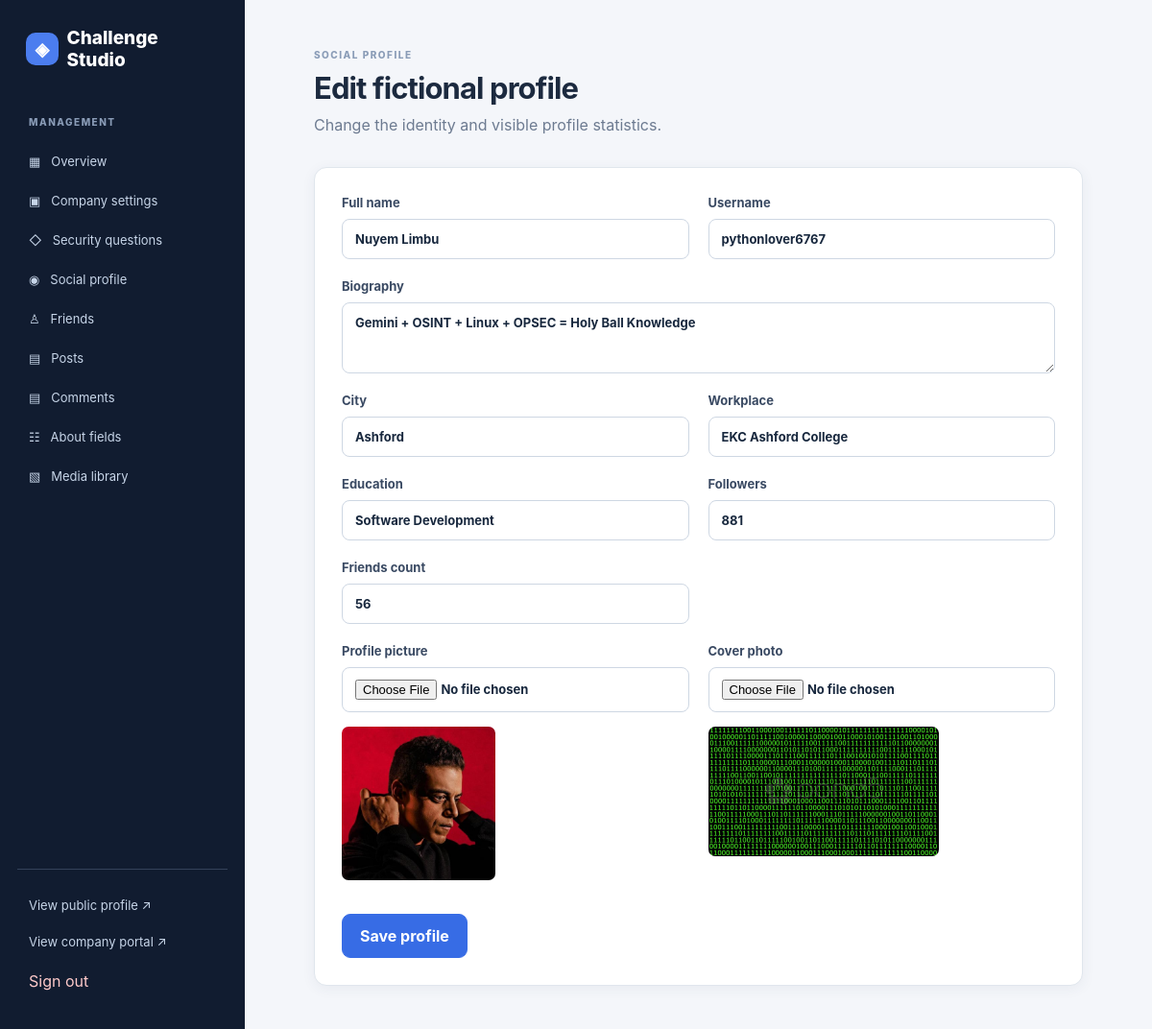
Screenshot of /admin/profile (signed in) with the database file from the repository.
### models.py (models this page shows)
class Profile(db.Model):
    id = db.Column(db.Integer, primary_key=True)
    name = db.Column(db.String(120), default='Nuyem Limbu')
    username = db.Column(db.String(80), default='nuyem.limbu')
    bio = db.Column(db.Text, default='Collecting little moments, one day at a time.')
    city = db.Column(db.String(150), default='')
    workplace = db.Column(db.String(150), default='')
    education = db.Column(db.String(150), default='')
    profile_image = db.Column(db.String(255), default='')
    cover_image = db.Column(db.String(255), default='')
    followers = db.Column(db.Integer, default=0)
    friends_count = db.Column(db.Integer, default=0)

### admin/routes.py (the view, shortened to what this page needs)
@bp.route('/profile', methods=['GET', 'POST'])
@login_required
def profile():
    item = Profile.query.first()
    return render_template('admin/profile.html', profile=item)

### templates/admin/profile.html
{% extends 'admin/base.html' %}{% block title %}Social profile{% endblock %}{% block content %}<div class="page-header"><div><span class="overline">SOCIAL PROFILE</span><h1>Edit fictional profile</h1><p>Change the identity and visible profile statistics.</p></div></div><section class="panel"><form method="post" enctype="multipart/form-data"><input type="hidden" name="_csrf_token" value="{{ csrf_token }}"><div class="two-col"><label>Full name<input name="name" value="{{ profile.name }}" required></label><label>Username<input name="username" value="{{ profile.username }}"></label></div><label>Biography<textarea name="bio" rows="3">{{ profile.bio }}</textarea></label><div class="two-col"><label>City<input name="city" value="{{ profile.city }}"></label><label>Workplace<input name="workplace" value="{{ profile.workplace }}"></label><label>Education<input name="education" value="{{ profile.education }}"></label><label>Followers<input name="followers" type="number" min="0" value="{{ profile.followers }}"></label><label>Friends count<input name="friends_count" type="number" min="0" value="{{ profile.friends_count }}"></label></div><div class="two-col"><label>Profile picture<input type="file" name="profile_image" accept="image/*">{% if profile.profile_image %}<img class="preview" src="{{ url_for('admin.media',filename=profile.profile_image) }}" alt="Profile picture">{% endif %}</label><label>Cover photo<input type="file" name="cover_image" accept="image/*">{% if profile.cover_image %}<img class="preview" src="{{ url_for('admin.media',filename=profile.cover_image) }}" alt="Cover photo">{% endif %}</label></div><button class="button">Save profile</button></form></section>{% endblock %}

### static/css/admin.css (style rules this page uses)
:root { font-family:Inter,ui-sans-serif,system-ui,-apple-system,Segoe UI,sans-serif;background:#f4f6fa;color:#1c2a3f }
* { box-sizing:border-box }
body { margin:0 }
.side-heading,.overline { font-size:10px;font-weight:800;letter-spacing:1.5px;color:#8a9cb7 }
.page-header { display:flex;align-items:center;justify-content:space-between;gap:18px;margin-bottom:30px }
.page-header h1 { font-size:31px;letter-spacing:-.9px;margin:8px 0 }
.page-header p { color:#6d7b91;margin:0;line-height:1.6 }
.stat,.panel,.action-card,.hint { background:white;border:1px solid #e0e6ed;border-radius:13px;box-shadow:0 3px 14px #2a3d6310 }
.panel { padding:28px;max-width:940px }
.button { display:inline-block;background:#376ce5;color:#fff;border:1px solid #376ce5;border-radius:9px;padding:12px 18px;font:inherit;font-weight:700;cursor:pointer;text-align:center }
label { display:block;font-size:13px;font-weight:700;color:#3a4a63;margin:0 0 20px }
input,textarea { display:block;width:100%;margin-top:9px;padding:12px 13px;border:1px solid #ced7e3;background:#fff;border-radius:8px;font:inherit;color:#18283e }
input[type=file] { font-size:13px }
.two-col { display:grid;grid-template-columns:1fr 1fr;gap:0 20px }
.preview { max-width:240px;max-height:160px;object-fit:contain;display:block;margin:15px 0;border-radius:7px }

### rows the page displays
Profile: name "Nuyem Limbu", username "pythonlover6767", bio "Gemini + OSINT + Linux + OPSEC = Holy Ball Knowledge", city "Ashford", workplace "EKC Ashford College", education "Software Development", followers "881", friends_count "56", profile_image (picture), cover_image (picture)
